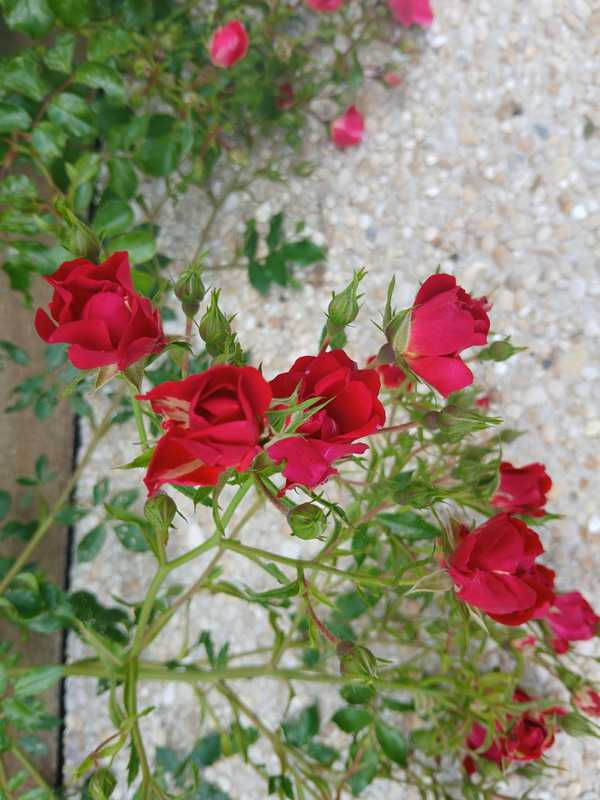
#> input picture images/20240604_132412.optimized.jpg, 600 x 800 px
$ python -i eia_images.py   (imports and definitions only)
#> lines starting #> are read from the running program, lines starting #| are printed output that depends on the picture
#!/usr/bin/env python3
"""
EIA — Optimiseur d'images pour le blog

USAGE :
  python eia_images.py photo.jpg
  python eia_images.py photo.jpg --mode thumb
  python eia_images.py C:\mon_dossier
  python eia_images.py "C:\mon dossier\photos"

MODES :
  article  600px q50  (image dans un article)
  thumb    300px q40  (miniature carte blog)
  cover    800px q55  (couverture)
  fond     800px q40  (arriere-plan, flou leger)
  galerie  400px q50  (galerie Univers)
"""
import os, sys, argparse, base64
from io import BytesIO

try:
    from PIL import Image, ImageFilter, ImageEnhance
except ImportError:
    print("Installez Pillow: pip install Pillow")
    sys.exit(1)

MODES = {
    'article': {'width': 600, 'quality': 50, 'blur': False, 'desc': 'Image dans un article'},
    'thumb':   {'width': 300, 'quality': 40, 'blur': False, 'desc': 'Miniature carte blog'},
    'cover':   {'width': 800, 'quality': 55, 'blur': False, 'desc': 'Couverture'},
    'fond':    {'width': 800, 'quality': 40, 'blur': True,  'desc': 'Arriere-plan (flou)'},
    'galerie': {'width': 400, 'quality': 50, 'blur': False, 'desc': 'Galerie Univers'},
}

EXTENSIONS = ('.jpg', '.jpeg', '.png', '.webp', '.bmp', '.gif', '.tiff')


# [11 lines left out: function to_rgb, not called in this run]


def auto_rotate(img):
    try:
        from PIL import ExifTags
        exif = img.getexif()
        for key, val in ExifTags.TAGS.items():
            if val == 'Orientation':
                o = exif.get(key)
                if o == 3: return img.rotate(180, expand=True)
                elif o == 6: return img.rotate(270, expand=True)
                elif o == 8: return img.rotate(90, expand=True)
                break
    except:
        pass
    return img


# [189 lines left out: functions process_file, clean_path, find_images, main, not called in this run]


# [2 lines not run here, left out]

>>> import cv2
>>> picture = cv2.imread('../images/20240604_132412.optimized.jpg', cv2.IMREAD_GRAYSCALE)
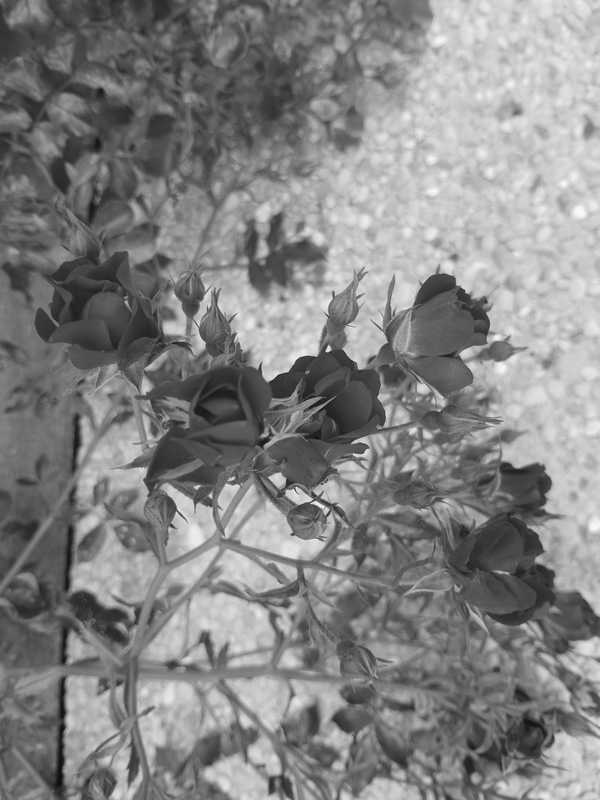
#> picture: shape (800, 600); min 7, max 255, mean 132.4
>>> result = auto_rotate(picture)
